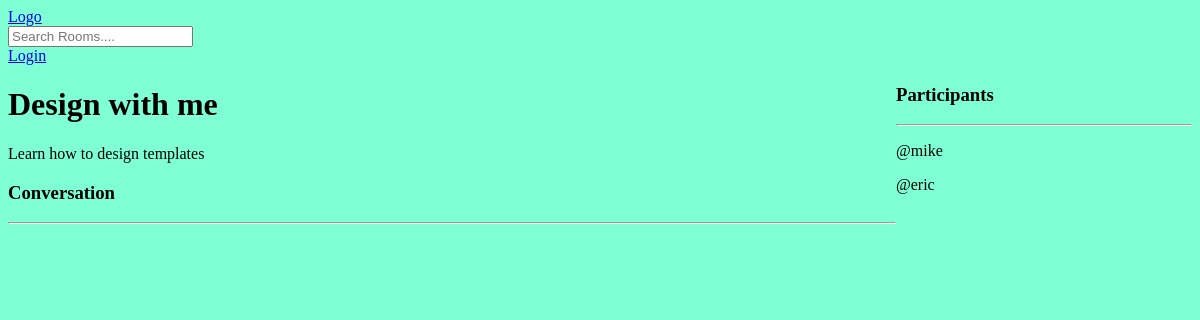
/room/2/, run on an earlier commit of the app's database.
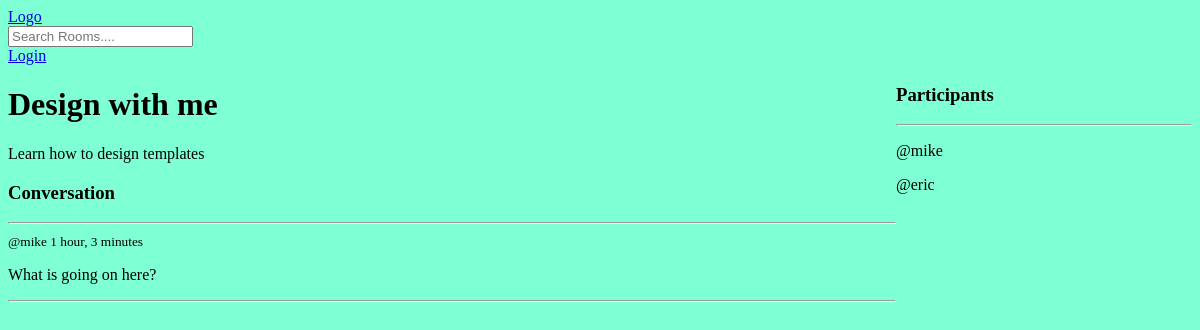
And on a later commit of the database.
### base/models.py (models this page shows, shortened)
class Message(models.Model):
    user = models.ForeignKey(User , on_delete=models.CASCADE)
    room = models.ForeignKey(Room , on_delete=models.CASCADE)
    body= models.TextField()
    updated =  models.DateTimeField(auto_now=True)
    create = models.DateTimeField(auto_now_add=True)
    class Meta:
        ordering = ['-updated','-create']

### base/views.py (the view, shortened to what this page needs)
# urls.py: path('room/<str:pk>/',views.room,name="room"),
def room(request, pk):
    room = Room.objects.get(id=pk)
    room_messages = room.message_set.all().order_by('-create')
    participants = room.participants.all()
    context = {"room": room,"room_messages":room_messages,"participants":participants}
    return render(request, "base/room.html", context)

### base/templates/base/room.html (shortened to what this page needs)
<!DOCTYPE html>
<html lang="en">
<head>
</head>
<body>
    {% extends 'main.html' %}
    {% block content %}
    <div class="room-container">
        <div>
            <h1>{{room.name}}</h1>
            <p>{{room.description}}</p>
            <div class="comment-wrapper">
                <h3>Conversation</h3>
                <hr>
                {% for message in room_messages %}
                <div>
                    <small>@{{ message.user }} {{message.create|timesince}}</small>
                    <p>{{message.body}}</p>
                    <hr>
                </div>
                {% endfor %}
            </div>
        </div>
        <div>
            <h3>Participants</h3>
            <hr>
            {% for user in participants %}
              <div>
                <p>@{{user.username}}</p>
              </div>
            {% endfor %}
        </div>
    </div>
    {% endblock %}

What changed in the data, as far as the page shows it:
added Message: user "mike", create "1 hour, 3 minutes", body "What is going on here?"
